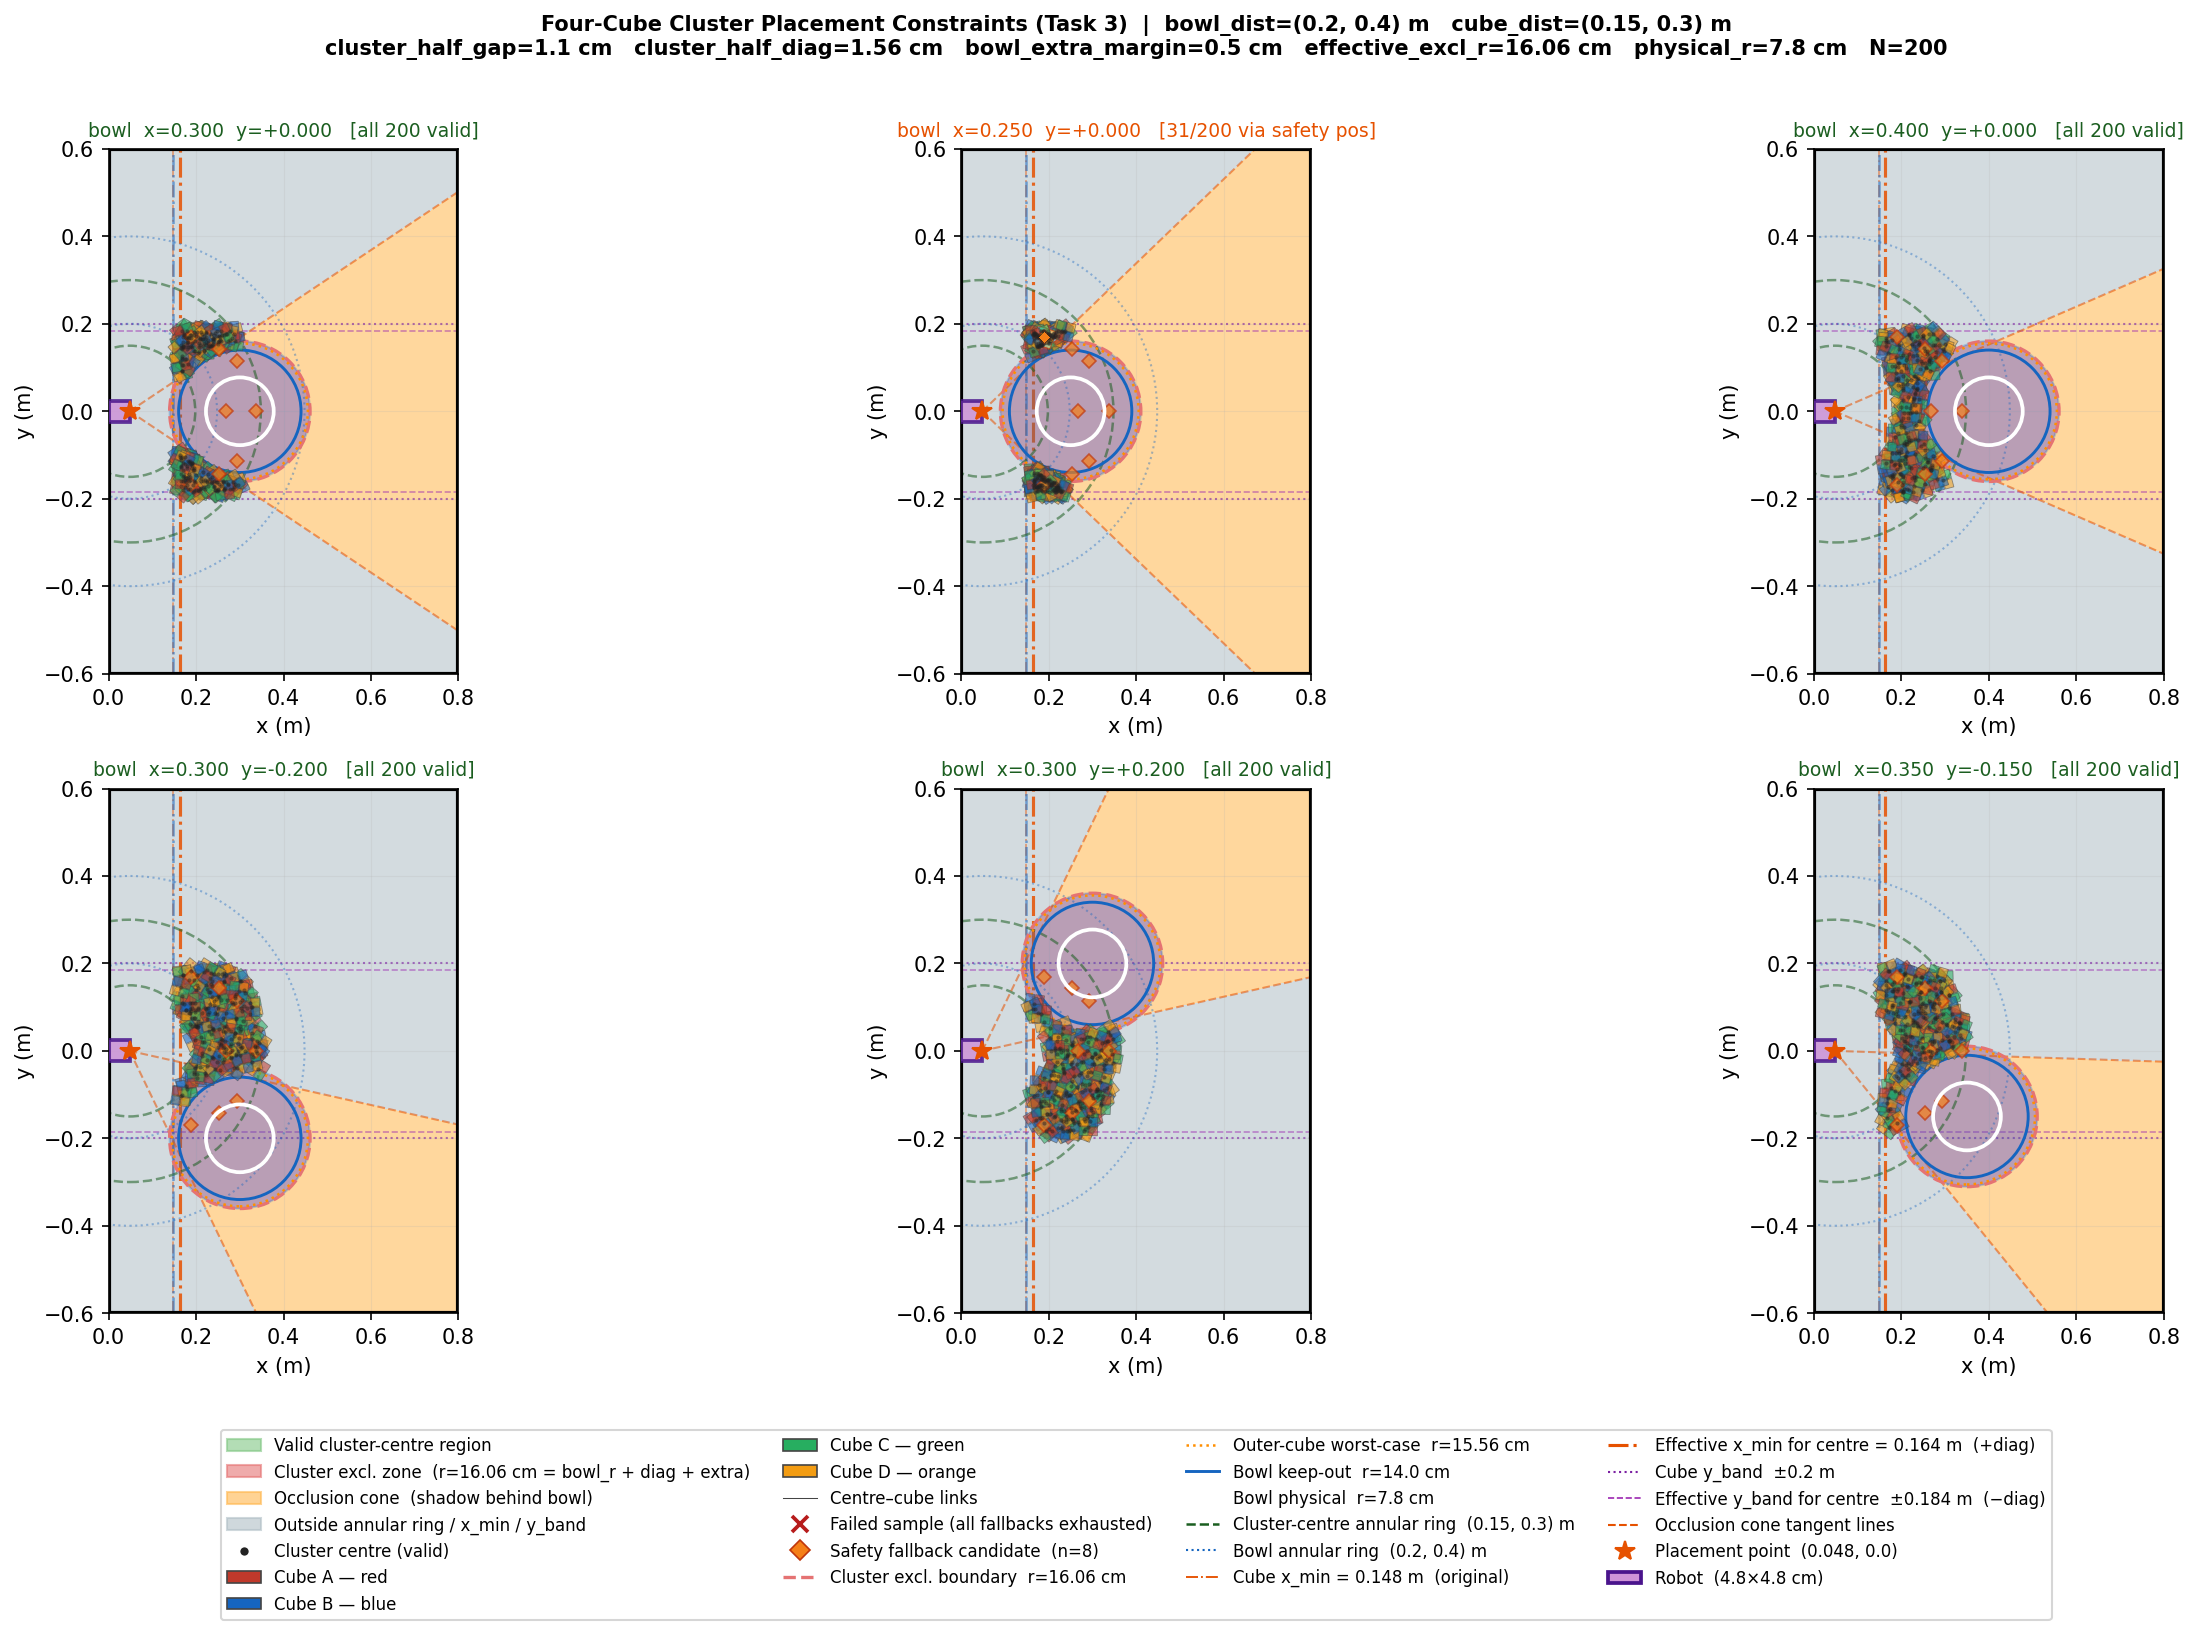

This figure's Python source:
#!/usr/bin/env python3
"""Visualise bowl and four-cube cluster placement constraints for Task 3.

Four 2×2 cm cubes are arranged in a 2×2 grid (4×4 cm block) around the cluster
centre, all sharing the same random orientation angle.  The sampling logic is
the same annular-ring / occlusion-cone approach as Task 2, but the bowl exclusion
radius, the y-band, and the x-band are all expanded by the cluster half-diagonal
(gap × √2 ≈ 1.56 cm) so that every cube in the grid clears the bowl and stays
within the workspace bounds regardless of cluster orientation.

Cube layout relative to the cluster centre, rotated by angle θ:
  A (red)    = centre + gap·(+cos θ − sin θ,  +sin θ + cos θ)
  B (blue)   = centre + gap·(−cos θ − sin θ,  −sin θ + cos θ)
  C (green)  = centre + gap·(+cos θ + sin θ,  +sin θ − cos θ)
  D (orange) = centre + gap·(−cos θ + sin θ,  −sin θ − cos θ)

Key difference vs Task 2 cluster:
  - Task 2 worst-case extent from centre: CLUSTER_HALF_GAP (cubes offset in y only)
  - Task 3 worst-case extent from centre: CLUSTER_HALF_GAP × √2  (cubes offset along both axes)
  - x_min constraint is now active for the cluster centre (Task 2 had no x expansion).

To preview a parameter change:
  1. Edit the CONFIG block below.
  2. Re-run:  python3 debug/task_3/placement_constraints.py
  Output:    debug/task_3/placement_constraints.png
"""

import math
import os

import matplotlib.patches as mpatches
import matplotlib.pyplot as plt
import numpy as np
import torch
from matplotlib.colors import BoundaryNorm, ListedColormap

# ══ CONFIG ════════════════════════════════════════════════════════════════════

# Table extent (metres) — x = depth, y = lateral width
TABLE_X = (0.0, 0.8)
TABLE_Y = (-0.6, 0.6)

# Robot footprint (visualisation only)
ROBOT_SIZE   = 0.048
ROBOT_CENTER = (0.024, 0.0)

# Placement point — first revolute joint; all radial distances measured from here
PLACEMENT_POINT = (0.048, 0.0)

# ── Bowl ──────────────────────────────────────────────────────────────────────
BOWL_PHYSICAL_RADIUS = 0.0775
BOWL_RADIUS       = 0.14
BOWL_DIST_RANGE   = (0.20, 0.40)
BOWL_X_MIN        = 0.148
BOWL_Y_CONSTRAINT = True
BOWL_Y_MAX        = 0.20

# ── Four-cube cluster (2×2 grid) ──────────────────────────────────────────────
CUBE_DIST_RANGE   = (0.15, 0.30)
CUBE_X_MIN        = 0.148
CUBE_Y_CONSTRAINT = True
CUBE_Y_MAX        = 0.20
# Half-separation between adjacent cube centres along each axis (m).
# = cube half-width (0.010) + 1 mm physics clearance.
CLUSTER_HALF_GAP  = 0.011
BOWL_EXTRA_MARGIN = 0.005

# Worst-case distance from cluster centre to any cube centre (at 45° orientation).
CLUSTER_HALF_DIAG = CLUSTER_HALF_GAP * math.sqrt(2)   # ≈ 0.01556 m

# Effective bowl exclusion radius for the cluster centre.
# Ensures every cube in the 2×2 grid clears the bowl keep-out circle.
CLUSTER_EXCL_RADIUS = BOWL_RADIUS + CLUSTER_HALF_DIAG + BOWL_EXTRA_MARGIN

# ── Rejection sampling ────────────────────────────────────────────────────────
MAX_PLACEMENT_TRIES  = 200
SAFE_FALLBACK_AFTER  = 100
N_SAMPLES            = 200
RANDOM_SEED          = 42

# ── Safety positions (cluster centres) ────────────────────────────────────────
SAFETY_POSITIONS = [
    (0.268, +0.000),
    (0.253, +0.143),
    (0.253, -0.143),
    (0.293, +0.114),
    (0.293, -0.114),
    (0.338, +0.000),
    (0.189, +0.169),
    (0.189, -0.169),
]

# ══ BOWL TEST POSITIONS ═══════════════════════════════════════════════════════
BOWL_POSITIONS = [
    (0.30,  0.00),
    (0.25,  0.00),
    (0.40,  0.00),
    (0.30, -0.20),
    (0.30, +0.20),
    (0.35, -0.15),
]

_px, _py = float(PLACEMENT_POINT[0]), float(PLACEMENT_POINT[1])

# ══ GRID ══════════════════════════════════════════════════════════════════════
RES = 600

_xs = torch.linspace(TABLE_X[0], TABLE_X[1], RES)
_ys = torch.linspace(TABLE_Y[0], TABLE_Y[1], RES)
_YY_t, _XX_t = torch.meshgrid(_ys, _xs, indexing="ij")

_on_table = (
    (_XX_t >= TABLE_X[0]) & (_XX_t <= TABLE_X[1]) &
    (_YY_t >= TABLE_Y[0]) & (_YY_t <= TABLE_Y[1])
)

# ══ CONSTRAINT LOGIC ══════════════════════════════════════════════════════════

def _in_occlusion_cone(
    cx: torch.Tensor,
    cy: torch.Tensor,
    bowl_x: float,
    bowl_y: float,
) -> torch.Tensor:
    """True where (cx, cy) is occluded behind the bowl from the placement point."""
    vc_x = cx - _px
    vc_y = cy - _py
    vb_x = bowl_x - _px
    vb_y = bowl_y - _py
    d_c = torch.sqrt(vc_x**2 + vc_y**2).clamp(min=1e-9)
    vc_hat_x = vc_x / d_c
    vc_hat_y = vc_y / d_c
    proj = vb_x * vc_hat_x + vb_y * vc_hat_y
    perp = torch.abs(vb_x * vc_hat_y - vb_y * vc_hat_x)
    return (perp < BOWL_RADIUS) & (proj > 0.0) & (proj < d_c)


def _cluster_center_constraints(
    cx: torch.Tensor,
    cy: torch.Tensor,
    bowl_x: float,
    bowl_y: float,
) -> dict[str, torch.Tensor]:
    """Evaluate each constraint for the 4-cube cluster centre.

    All spatial bounds are expanded by CLUSTER_HALF_DIAG — the worst-case
    distance from the cluster centre to any individual cube centre (achieved
    at 45° cluster orientation).  This guarantees all four cubes satisfy the
    original workspace constraints regardless of orientation.

    New vs Task 2: x_min is also expanded (in Task 2 only y was expanded,
    because cubes were offset purely along the y axis).
    """
    d = torch.sqrt((cx - _px)**2 + (cy - _py)**2)
    return {
        "radius":  (d >= CUBE_DIST_RANGE[0]) & (d <= CUBE_DIST_RANGE[1]),
        # x_min: cluster centre must be far enough from the near edge so the
        # cube with the most negative x offset still clears CUBE_X_MIN.
        "x_min":   cx >= CUBE_X_MIN + CLUSTER_HALF_DIAG,
        # Bowl exclusion expanded by CLUSTER_HALF_DIAG + extra margin.
        "box":     torch.sqrt((cx - bowl_x)**2 + (cy - bowl_y)**2) > CLUSTER_EXCL_RADIUS,
        "cone":    ~_in_occlusion_cone(cx, cy, bowl_x, bowl_y),
        # y-band: |cy| + CLUSTER_HALF_DIAG ≤ CUBE_Y_MAX ensures all cubes stay in band.
        "y_band":  (torch.abs(cy) + CLUSTER_HALF_DIAG <= CUBE_Y_MAX) if CUBE_Y_CONSTRAINT
                   else torch.ones_like(cx, dtype=torch.bool),
    }


def check_validity_grid(
    bowl_x: float, bowl_y: float
) -> tuple[torch.Tensor, torch.Tensor, torch.Tensor]:
    c = _cluster_center_constraints(_XX_t, _YY_t, bowl_x, bowl_y)
    in_box  = ~c["box"]
    in_cone = c["box"] & ~c["cone"]
    valid   = c["radius"] & c["x_min"] & c["box"] & c["cone"] & c["y_band"]
    return valid, in_box, in_cone


def sample_cluster_positions(
    bowl_x: float, bowl_y: float
) -> tuple[torch.Tensor, ...]:
    """Rejection-sample N_SAMPLES cluster centres, derive 4 cube positions each.

    The 4 cubes sit at the corners of a square of side 2×CLUSTER_HALF_GAP,
    rotated by a shared cluster angle θ:
      A (red)    = centre + gap·(ax + pe)
      B (blue)   = centre + gap·(−ax + pe)
      C (green)  = centre + gap·(ax − pe)
      D (orange) = centre + gap·(−ax − pe)
    where ax = (cos θ, sin θ) and pe = (−sin θ, cos θ).

    Returns:
        centers   (N, 2) cluster centre positions
        a_xy      (N, 2) red   cube positions
        b_xy      (N, 2) blue  cube positions
        c_xy      (N, 2) green cube positions
        d_xy      (N, 2) orange cube positions
        angles    (N,)   shared cluster rotation (radians)
        failed    (N,)   True where all fallbacks exhausted
        used_safety (N,) True where a safety position was used
    """
    n = N_SAMPLES
    r_lo, r_hi = CUBE_DIST_RANGE

    def _sample_annulus(count: int) -> torch.Tensor:
        angle = torch.rand(count) * (2.0 * math.pi)
        r = torch.sqrt(torch.rand(count) * (r_hi**2 - r_lo**2) + r_lo**2)
        return torch.stack([_px + r * torch.cos(angle),
                            _py + r * torch.sin(angle)], dim=1)

    def check_validity(xy: torch.Tensor) -> torch.Tensor:
        c = _cluster_center_constraints(xy[:, 0], xy[:, 1], bowl_x, bowl_y)
        return c["radius"] & c["x_min"] & c["box"] & c["cone"] & c["y_band"]

    centers = _sample_annulus(n)
    needs_resample = ~check_validity(centers)
    used_safety = torch.zeros(n, dtype=torch.bool)

    # Phase 1: random rejection sampling
    for _ in range(SAFE_FALLBACK_AFTER):
        if not needs_resample.any():
            break
        new_xy = _sample_annulus(n)
        centers[needs_resample] = new_xy[needs_resample]
        needs_resample[needs_resample.clone()] = ~check_validity(centers)[needs_resample]

    # Phase 2: safety position fallback
    if needs_resample.any():
        for sx, sy in SAFETY_POSITIONS:
            sp = torch.tensor([[sx, sy]])
            if check_validity(sp)[0]:
                count = int(needs_resample.sum().item())
                centers[needs_resample] = sp.expand(count, 2)
                used_safety[needs_resample] = True
                needs_resample[:] = False
                break

    # Build 4 cube positions from a shared cluster angle
    theta = torch.rand(n) * (2.0 * math.pi)
    gap   = CLUSTER_HALF_GAP
    cos_t, sin_t = torch.cos(theta), torch.sin(theta)
    # Main axis: (cos θ, sin θ).  Perpendicular: (−sin θ, cos θ).
    ax_x, ax_y =  cos_t,  sin_t
    pe_x, pe_y = -sin_t,  cos_t

    def _cube_pos(sx: float, sy: float) -> torch.Tensor:
        return torch.stack([
            centers[:, 0] + gap * (sx * ax_x + sy * pe_x),
            centers[:, 1] + gap * (sx * ax_y + sy * pe_y),
        ], dim=1)

    a_xy = _cube_pos(+1.0, +1.0)   # red
    b_xy = _cube_pos(-1.0, +1.0)   # blue
    c_xy = _cube_pos(+1.0, -1.0)   # green
    d_xy = _cube_pos(-1.0, -1.0)   # orange

    return centers, a_xy, b_xy, c_xy, d_xy, theta, needs_resample, used_safety


def _oriented_rect_corners(cx: float, cy: float, angle: float, half: float = 0.01) -> np.ndarray:
    """Return (4, 2) corners for a 2*half × 2*half square at (cx, cy) rotated by angle."""
    local = np.array([[-half, -half], [+half, -half], [+half, +half], [-half, +half]])
    c, s = math.cos(angle), math.sin(angle)
    rot = np.array([[c, -s], [s, c]])
    return local @ rot.T + np.array([cx, cy])


# ══ COLOUR SCHEME ════════════════════════════════════════════════════════════
# 0=off-table | 1=valid cluster centre | 2=out-of-range | 3=cone | 4=bowl-excl
CMAP = ListedColormap(["#d4d4d4", "#81c784", "#b0bec5", "#ffb74d", "#e57373"])
NORM = BoundaryNorm([-0.5, 0.5, 1.5, 2.5, 3.5, 4.5], CMAP.N)

# Full-saturation cube face colours for valid samples
CUBE_FACE_COLORS  = ["#c0392b", "#1565c0", "#27ae60", "#f39c12"]  # R, B, G, O
# Washed-out versions for safety-fallback samples
CUBE_FACE_SAFETY  = ["#ffb74d", "#81d4fa", "#a5d6a7", "#ffe082"]
# Even more washed-out for failed samples
CUBE_FACE_FAILED  = ["#ef9a9a", "#90caf9", "#c8e6c9", "#fff9c4"]

_EFFECTIVE_X_MIN = CUBE_X_MIN + CLUSTER_HALF_DIAG

# ══ PLOT ══════════════════════════════════════════════════════════════════════
if RANDOM_SEED is not None:
    torch.manual_seed(RANDOM_SEED)

fig, axes = plt.subplots(2, 3, figsize=(18, 11))
fig.suptitle(
    f"Four-Cube Cluster Placement Constraints (Task 3)  |  "
    f"bowl_dist={BOWL_DIST_RANGE} m   cube_dist={CUBE_DIST_RANGE} m\n"
    f"cluster_half_gap={CLUSTER_HALF_GAP*100:.1f} cm   "
    f"cluster_half_diag={CLUSTER_HALF_DIAG*100:.2f} cm   "
    f"bowl_extra_margin={BOWL_EXTRA_MARGIN*100:.1f} cm   "
    f"effective_excl_r={CLUSTER_EXCL_RADIUS*100:.2f} cm   "
    f"physical_r={BOWL_PHYSICAL_RADIUS*100:.1f} cm   N={N_SAMPLES}",
    fontsize=10, fontweight="bold",
)

_xs_np = _xs.numpy()
_ys_np = _ys.numpy()

for ax, (bowl_x, bowl_y) in zip(axes.flat, BOWL_POSITIONS):

    # ── Background constraint regions (for cluster centre) ────────────────────
    valid_grid, in_box_grid, in_cone_grid = check_validity_grid(bowl_x, bowl_y)

    region = torch.zeros(RES, RES, dtype=torch.int32)
    region[_on_table]                    = 2
    region[_on_table & in_cone_grid]     = 3
    region[_on_table & in_box_grid]      = 4
    region[_on_table & valid_grid]       = 1

    ax.pcolormesh(_xs_np, _ys_np, region.numpy(),
                  cmap=CMAP, norm=NORM, shading="auto", rasterized=True, alpha=0.55)

    # ── Sample cluster centres and derive 4 cube positions ───────────────────
    centers, a_xy, b_xy, c_xy, d_xy, angles, failed, used_safety = \
        sample_cluster_positions(bowl_x, bowl_y)
    n_failed = int(failed.sum().item())
    n_safety = int(used_safety.sum().item())

    centers_np = centers.numpy()
    cube_nps   = [a_xy.numpy(), b_xy.numpy(), c_xy.numpy(), d_xy.numpy()]
    angles_np  = angles.numpy()
    valid_mask  = (~failed & ~used_safety).numpy()
    safety_mask = used_safety.numpy()
    failed_mask = failed.numpy()

    for i in range(N_SAMPLES):
        if valid_mask[i]:
            edge_color  = "#444444"
            alpha       = 0.55
            face_colors = CUBE_FACE_COLORS
        elif safety_mask[i]:
            edge_color  = "#bf360c"
            alpha       = 0.70
            face_colors = CUBE_FACE_SAFETY
        else:
            edge_color  = "#b71c1c"
            alpha       = 0.50
            face_colors = CUBE_FACE_FAILED

        angle = angles_np[i]

        # Thin lines from cluster centre to each cube centre
        for cube_np in cube_nps:
            ax.plot([centers_np[i, 0], cube_np[i, 0]],
                    [centers_np[i, 1], cube_np[i, 1]],
                    color=edge_color, linewidth=0.3, alpha=alpha * 0.5, zorder=5)

        # Oriented rectangle for each cube
        for cube_np, face_color in zip(cube_nps, face_colors):
            corners = _oriented_rect_corners(cube_np[i, 0], cube_np[i, 1], angle)
            ax.add_patch(mpatches.Polygon(corners, closed=True,
                                          facecolor=face_color, edgecolor=edge_color,
                                          linewidth=0.4, alpha=alpha, zorder=6))

    # Cluster centres (small dots on top)
    if valid_mask.any():
        ax.scatter(centers_np[valid_mask, 0], centers_np[valid_mask, 1],
                   c="#222222", s=4, zorder=8, alpha=0.50, linewidths=0)
    if safety_mask.any():
        ax.scatter(centers_np[safety_mask, 0], centers_np[safety_mask, 1],
                   c="#f57f17", s=12, marker="D", zorder=9, alpha=0.85, linewidths=0)
    if failed_mask.any():
        ax.scatter(centers_np[failed_mask, 0], centers_np[failed_mask, 1],
                   c="#b71c1c", s=28, marker="x", linewidths=1.5, zorder=9)

    # ── Safety position candidates ────────────────────────────────────────────
    for sx, sy in SAFETY_POSITIONS:
        ax.plot(sx, sy, marker="D", color="#f57f17", markersize=5,
                markeredgecolor="#bf360c", markeredgewidth=0.8,
                zorder=6, linestyle="None", alpha=0.70)

    # ── Bowl circles ──────────────────────────────────────────────────────────
    ax.add_patch(plt.Circle((bowl_x, bowl_y), CLUSTER_EXCL_RADIUS,
                             color="#1565c0", alpha=0.25, zorder=4))
    ax.add_patch(plt.Circle((bowl_x, bowl_y), CLUSTER_EXCL_RADIUS,
                             fill=False, edgecolor="#e57373",
                             linestyle="--", linewidth=1.6, zorder=5))
    # Outer-cube worst-case distance (bowl_r + diag, without extra margin)
    ax.add_patch(plt.Circle((bowl_x, bowl_y), BOWL_RADIUS + CLUSTER_HALF_DIAG,
                             fill=False, edgecolor="#ff8f00",
                             linestyle=":", linewidth=1.2, zorder=5))
    ax.add_patch(plt.Circle((bowl_x, bowl_y), BOWL_RADIUS,
                             fill=False, edgecolor="#1565c0",
                             linestyle="-", linewidth=1.4, zorder=5))
    ax.add_patch(plt.Circle((bowl_x, bowl_y), BOWL_PHYSICAL_RADIUS,
                             fill=False, edgecolor="#ffffff",
                             linestyle="-", linewidth=1.8, zorder=6))

    # ── Annular rings ─────────────────────────────────────────────────────────
    for r in CUBE_DIST_RANGE:
        ax.add_patch(plt.Circle(PLACEMENT_POINT, r,
                                fill=False, edgecolor="#1b5e20",
                                linestyle="--", linewidth=1.2, alpha=0.55, zorder=4))
    for r in BOWL_DIST_RANGE:
        ax.add_patch(plt.Circle(PLACEMENT_POINT, r,
                                fill=False, edgecolor="#1565c0",
                                linestyle=":", linewidth=1.0, alpha=0.40, zorder=4))

    # ── x_min boundaries ──────────────────────────────────────────────────────
    # Original x_min (thin, faded)
    ax.axvline(x=CUBE_X_MIN, color="#e65100", linestyle="-.",
               linewidth=0.9, alpha=0.45)
    # Effective x_min for cluster centre (bold)
    ax.axvline(x=_EFFECTIVE_X_MIN, color="#e65100", linestyle="-.",
               linewidth=1.5, alpha=0.85)
    ax.axvline(x=BOWL_X_MIN, color="#1565c0", linestyle="-.",
               linewidth=1.2, alpha=0.55)

    # ── y-band boundaries ────────────────────────────────────────────────────
    if CUBE_Y_CONSTRAINT:
        for sign in (+1, -1):
            # Original y_max
            ax.axhline(y=sign * CUBE_Y_MAX, color="#7b1fa2",
                       linestyle=":", linewidth=1.0, alpha=0.60)
            # Effective y_max for cluster centre (shrunk by diag)
            ax.axhline(y=sign * (CUBE_Y_MAX - CLUSTER_HALF_DIAG), color="#9c27b0",
                       linestyle="--", linewidth=0.8, alpha=0.50)

    # ── Occlusion cone tangent lines ──────────────────────────────────────────
    bvx = bowl_x - _px
    bvy = bowl_y - _py
    d_b = math.sqrt(bvx**2 + bvy**2)
    if d_b > BOWL_RADIUS:
        half_angle = math.asin(BOWL_RADIUS / d_b)
        bowl_angle = math.atan2(bvy, bvx)
        for sign in (+1, -1):
            tang = bowl_angle + sign * half_angle
            ax.plot(
                [_px, _px + 1.5 * math.cos(tang)],
                [_py, _py + 1.5 * math.sin(tang)],
                color="#e65100", linestyle="--", linewidth=1.0, alpha=0.55, zorder=4,
            )

    # ── Placement point marker ────────────────────────────────────────────────
    ax.plot(*PLACEMENT_POINT, marker="*", color="#e65100",
            markersize=10, zorder=9, linestyle="None")

    # ── Robot footprint ───────────────────────────────────────────────────────
    _half_r = ROBOT_SIZE / 2
    ax.add_patch(mpatches.Rectangle(
        (ROBOT_CENTER[0] - _half_r, ROBOT_CENTER[1] - _half_r),
        ROBOT_SIZE, ROBOT_SIZE,
        linewidth=1.8, edgecolor="#4a148c", facecolor="#ce93d8",
        alpha=0.85, zorder=5,
    ))

    # ── Table border ──────────────────────────────────────────────────────────
    ax.add_patch(mpatches.Rectangle(
        (TABLE_X[0], TABLE_Y[0]),
        TABLE_X[1] - TABLE_X[0], TABLE_Y[1] - TABLE_Y[0],
        linewidth=2, edgecolor="black", facecolor="none", zorder=4,
    ))

    ax.set_xlim(TABLE_X)
    ax.set_ylim(TABLE_Y)
    ax.set_aspect("equal")
    ax.set_xlabel("x (m)")
    ax.set_ylabel("y (m)")
    ax.grid(True, alpha=0.20, linewidth=0.5)

    if n_failed > 0:
        status_str  = f"{n_failed}/{N_SAMPLES} FAILED"
        title_color = "#b71c1c"
    elif n_safety > 0:
        status_str  = f"{n_safety}/{N_SAMPLES} via safety pos"
        title_color = "#e65100"
    else:
        status_str  = f"all {N_SAMPLES} valid"
        title_color = "#1b5e20"
    ax.set_title(
        f"bowl  x={bowl_x:.3f}  y={bowl_y:+.3f}   [{status_str}]",
        fontsize=9, color=title_color,
    )

# ── Shared legend ─────────────────────────────────────────────────────────────
legend_handles = [
    mpatches.Patch(color="#81c784", alpha=0.6,
                   label="Valid cluster-centre region"),
    mpatches.Patch(color="#e57373", alpha=0.6,
                   label=f"Cluster excl. zone  (r={CLUSTER_EXCL_RADIUS*100:.2f} cm = bowl_r + diag + extra)"),
    mpatches.Patch(color="#ffb74d", alpha=0.6,
                   label="Occlusion cone  (shadow behind bowl)"),
    mpatches.Patch(color="#b0bec5", alpha=0.6,
                   label="Outside annular ring / x_min / y_band"),
    plt.Line2D([0], [0], marker="o", color="w",
               markerfacecolor="#222222", markersize=5,
               label="Cluster centre (valid)"),
    mpatches.Patch(facecolor=CUBE_FACE_COLORS[0], edgecolor="#444444", linewidth=0.8,
                   label="Cube A — red"),
    mpatches.Patch(facecolor=CUBE_FACE_COLORS[1], edgecolor="#444444", linewidth=0.8,
                   label="Cube B — blue"),
    mpatches.Patch(facecolor=CUBE_FACE_COLORS[2], edgecolor="#444444", linewidth=0.8,
                   label="Cube C — green"),
    mpatches.Patch(facecolor=CUBE_FACE_COLORS[3], edgecolor="#444444", linewidth=0.8,
                   label="Cube D — orange"),
    plt.Line2D([0], [0], color="#444444", linewidth=0.5,
               label="Centre–cube links"),
    plt.Line2D([0], [0], marker="x", color="#b71c1c", lw=0,
               markersize=8, markeredgewidth=1.8,
               label="Failed sample (all fallbacks exhausted)"),
    plt.Line2D([0], [0], marker="D", color="#f57f17", lw=0,
               markersize=7, markeredgecolor="#bf360c", markeredgewidth=0.8,
               label=f"Safety fallback candidate  (n={len(SAFETY_POSITIONS)})"),
    plt.Line2D([0], [0], color="#e57373", linestyle="--", linewidth=1.6,
               label=f"Cluster excl. boundary  r={CLUSTER_EXCL_RADIUS*100:.2f} cm"),
    plt.Line2D([0], [0], color="#ff8f00", linestyle=":", linewidth=1.2,
               label=f"Outer-cube worst-case  r={(BOWL_RADIUS + CLUSTER_HALF_DIAG)*100:.2f} cm"),
    plt.Line2D([0], [0], color="#1565c0", linestyle="-", linewidth=1.4,
               label=f"Bowl keep-out  r={BOWL_RADIUS*100:.1f} cm"),
    plt.Line2D([0], [0], color="#ffffff", linestyle="-", linewidth=1.8,
               label=f"Bowl physical  r={BOWL_PHYSICAL_RADIUS*100:.1f} cm"),
    plt.Line2D([0], [0], color="#1b5e20", linestyle="--", linewidth=1.2,
               label=f"Cluster-centre annular ring  {CUBE_DIST_RANGE} m"),
    plt.Line2D([0], [0], color="#1565c0", linestyle=":", linewidth=1.0,
               label=f"Bowl annular ring  {BOWL_DIST_RANGE} m"),
    plt.Line2D([0], [0], color="#e65100", linestyle="-.", linewidth=0.9,
               label=f"Cube x_min = {CUBE_X_MIN} m  (original)"),
    plt.Line2D([0], [0], color="#e65100", linestyle="-.", linewidth=1.5,
               label=f"Effective x_min for centre = {_EFFECTIVE_X_MIN:.3f} m  (+diag)"),
    plt.Line2D([0], [0], color="#7b1fa2", linestyle=":", linewidth=1.0,
               label=f"Cube y_band  ±{CUBE_Y_MAX} m"),
    plt.Line2D([0], [0], color="#9c27b0", linestyle="--", linewidth=0.8,
               label=f"Effective y_band for centre  ±{CUBE_Y_MAX - CLUSTER_HALF_DIAG:.3f} m  (−diag)"),
    plt.Line2D([0], [0], color="#e65100", linestyle="--", linewidth=1.0,
               label="Occlusion cone tangent lines"),
    plt.Line2D([0], [0], marker="*", color="#e65100", lw=0, markersize=10,
               label=f"Placement point  {PLACEMENT_POINT}"),
    mpatches.Patch(facecolor="#ce93d8", edgecolor="#4a148c", linewidth=1.8,
                   label=f"Robot  ({ROBOT_SIZE*100:.1f}×{ROBOT_SIZE*100:.1f} cm)"),
]
fig.legend(handles=legend_handles, loc="lower center", ncol=4,
           fontsize=8.0, frameon=True, bbox_to_anchor=(0.5, 0.002))

plt.tight_layout(rect=[0, 0.14, 1, 0.97])

out_path = os.path.join(os.path.dirname(__file__), "placement_constraints.png")
plt.savefig(out_path, dpi=150, bbox_inches="tight")
print(f"Saved → {out_path}")
plt.show()
